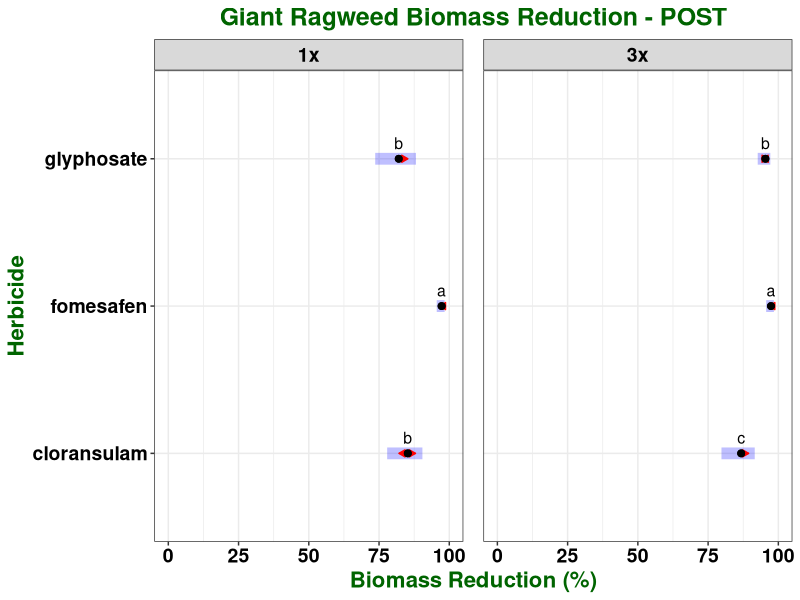

R code for this plot: (Note: this script raises an error after producing the figure.)
## ---- chunk 1

knitr::opts_chunk$set(echo = TRUE)
library(tidyverse)
library(ggplot2)
library(car)
library(emmeans)
library(multcompView)
library(glmmTMB)
library(ggpubr)

## ---- chunk 2

giant_rag <- read.csv("All POST_Reduction.csv")

str(giant_rag)

giant_rag$run <- as.factor(giant_rag$run)

giant_rag$pop <- as.factor(giant_rag$pop)

giant_rag$herb <- as.factor(giant_rag$herb)

giant_rag$rate <- as.factor(giant_rag$rate)

giant_rag$rep <- as.factor(giant_rag$rep)

str(giant_rag)

## ---- chunk 3

model <- glmmTMB(logit(bio_red) ~ herb * rate + (1|run) + (1|pop), data = giant_rag, family = "gaussian")


## ---- chunk 4

summary(model)

## ---- chunk 5

glmmTMB:::Anova.glmmTMB(model)

## ---- chunk 6

emm_herb_rate <- emmeans(model, ~ herb|rate, adjust = "tukey", type = "response", contr = "pairwise")

emm_herb_rate

CLD_emm_herb_rate <- if(requireNamespace("multcomp")) {
    multcomp::cld(emm_herb_rate$emmeans, alpha = 0.05, Letters=letters, adjust="tukey", reversed = TRUE)}

CLD_emm_herb_rate

## ---- chunk 7

plot(emm_herb_rate, adjust = "tukey", comparisons = T, alpha = 0.05) + 
  geom_point(size = 2) +
  geom_text(aes(label = c("b", "a", "b",
                          "c", "a", "b")),
            vjust = -0.8, size = 4) +
  scale_x_continuous(breaks = c(0, 0.25, 0.50, 0.75, 1), limits = c(0, 1),
    labels = scales::percent_format(scale = 100, suffix = "")) +
  labs(title = "Giant Ragweed Biomass Reduction - POST", 
       x = "Biomass Reduction (%)", 
       y = "Herbicide") +
  facet_grid(~ rate) +
  theme_bw() + 
  theme (plot.title = element_text(face = "bold", hjust = 0.5, size = 18, colour = "darkgreen"), 
         axis.title = element_text(face = "bold", size = 16, colour = "darkgreen"), 
         axis.text= element_text(face = "bold", size = 14, colour = "black"),
         strip.text = element_text(face = "bold", size = 14, colour = "black"),
         panel.spacing = unit(1.0, "lines")) +
  ggsave("LOGIT Tukey HSD_HERBxRATE.jpeg", units="in", width = 8, height = 3, dpi = 600)
